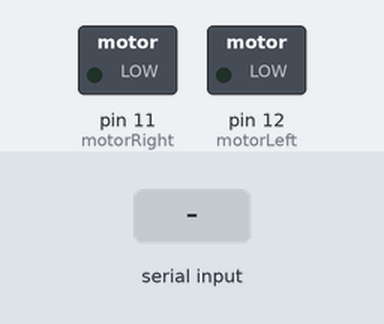
This sketch was run on a simulated Arduino Uno, built with avr-gcc and run on an emulated ATmega328P. Parts: switched loads named in the sketch (green lamp = pin HIGH). The test bench sets the inputs (shaded band). What the sketch prints to the serial monitor is not drawn.

Above: at 1.2 s.
1.3 s: "90,45\n" received over Serial
At 1.8 s:
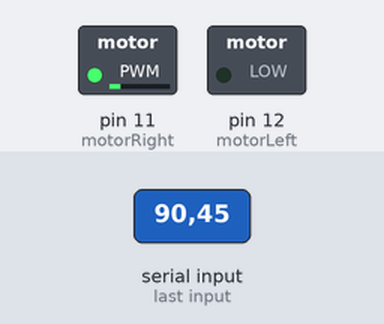
3.8 s: "30,150\n" received over Serial
At 4.6 s:
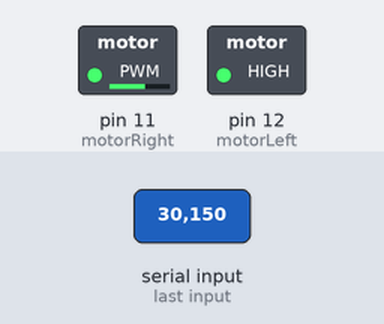
6.3 s: "200\n" received over Serial
At 6.7 s:
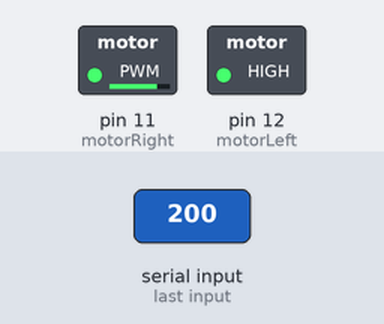
Timing chart, 0 to 9.3 s (numbered marks = the images above; inputs shaded):
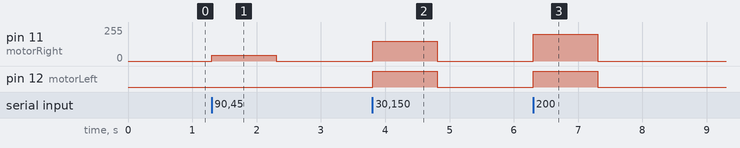

The sketch:

MOTORSerial.ino
```cpp
int motorRight = 11;
int motorLeft = 12;

void setup(){
  pinMode(motorRight, OUTPUT);
  pinMode(motorLeft, OUTPUT);
  Serial.begin(9600);
  while(! Serial);
  Serial.println("Speed 0 to 255");
  }

  void loop(){
    if (Serial.available())
    {
      int speed = Serial.parseInt();
      if (speed >= 0 && speed <= 255)
      {
        analogWrite(motorLeft, speed);
        analogWrite(motorRight, speed);
        }
      }
    }
```

Measured:
- after the input at 1.3 s, pin 11 (motorRight): 0/255 → 45/255 at once, → 0/255 1.0 s later
- after the input at 3.8 s, pin 11 (motorRight): 0/255 → 150/255 at once, → 0/255 1.0 s later; pin 12 (motorLeft): LOW → HIGH at once, → LOW 1.0 s later
- after the input at 6.3 s, pin 11 (motorRight): 0/255 → 200/255 at once, → 0/255 1.0 s later; pin 12 (motorLeft): LOW → HIGH at once, → LOW 1.0 s later
